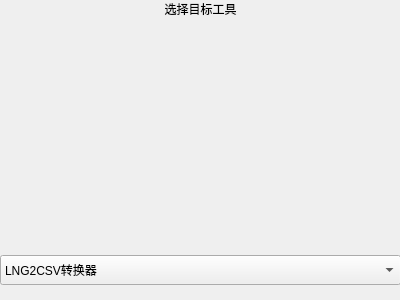
<?xml version="1.0" encoding="UTF-8"?>
<ui version="4.0">
 <class>SelectDialog</class>
 <widget class="QDialog" name="SelectDialog">
  <property name="geometry">
   <rect>
    <x>0</x>
    <y>0</y>
    <width>400</width>
    <height>300</height>
   </rect>
  </property>
  <property name="windowTitle">
   <string>Dialog</string>
  </property>
  <widget class="QWidget" name="gridLayoutWidget">
   <property name="geometry">
    <rect>
     <x>0</x>
     <y>0</y>
     <width>401</width>
     <height>301</height>
    </rect>
   </property>
   <layout class="QGridLayout" name="gridLayout">
    <item row="1" column="1">
     <widget class="QComboBox" name="comboBox">
      <property name="minimumSize">
       <size>
        <width>0</width>
        <height>30</height>
       </size>
      </property>
      <property name="sizeIncrement">
       <size>
        <width>0</width>
        <height>0</height>
       </size>
      </property>
      <property name="baseSize">
       <size>
        <width>0</width>
        <height>0</height>
       </size>
      </property>
      <item>
       <property name="text">
        <string>LNG2CSV转换器</string>
       </property>
      </item>
      <item>
       <property name="text">
        <string>本地化文件创建工具</string>
       </property>
      </item>
     </widget>
    </item>
    <item row="0" column="1">
     <widget class="QLabel" name="label">
      <property name="text">
       <string>选择目标工具</string>
      </property>
      <property name="scaledContents">
       <bool>false</bool>
      </property>
      <property name="alignment">
       <set>Qt::AlignHCenter|Qt::AlignTop</set>
      </property>
      <property name="margin">
       <number>20</number>
      </property>
     </widget>
    </item>
    <item row="2" column="1">
     <widget class="QDialogButtonBox" name="buttonBox">
      <property name="minimumSize">
       <size>
        <width>1</width>
        <height>10</height>
       </size>
      </property>
      <property name="sizeIncrement">
       <size>
        <width>0</width>
        <height>0</height>
       </size>
      </property>
      <property name="baseSize">
       <size>
        <width>0</width>
        <height>0</height>
       </size>
      </property>
      <property name="centerButtons">
       <bool>false</bool>
      </property>
     </widget>
    </item>
   </layout>
  </widget>
 </widget>
 <resources/>
 <connections>
  <connection>
   <sender>buttonBox</sender>
   <signal>rejected()</signal>
   <receiver>SelectDialog</receiver>
   <slot>close()</slot>
   <hints>
    <hint type="sourcelabel">
     <x>200</x>
     <y>294</y>
    </hint>
    <hint type="destinationlabel">
     <x>199</x>
     <y>149</y>
    </hint>
   </hints>
  </connection>
  <connection>
   <sender>buttonBox</sender>
   <signal>accepted()</signal>
   <receiver>SelectDialog</receiver>
   <slot>selectTools()</slot>
   <hints>
    <hint type="sourcelabel">
     <x>200</x>
     <y>294</y>
    </hint>
    <hint type="destinationlabel">
     <x>199</x>
     <y>149</y>
    </hint>
   </hints>
  </connection>
 </connections>
 <slots>
  <slot>selectTools()</slot>
 </slots>
</ui>
